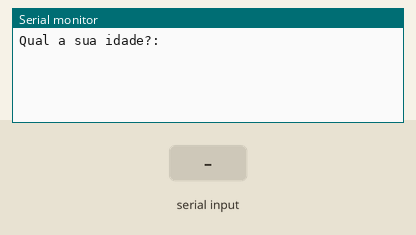
This sketch was run on a simulated Arduino Uno, built with avr-gcc and run on an emulated ATmega328P. Parts: the last lines printed to the serial monitor. The inputs (shaded band) are chosen by the test bench.

Above: at 1.2 s.
1.3 s: "90,45\n" received over Serial
At 2.0 s:
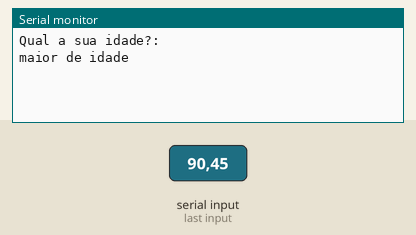
At 5.1 s:
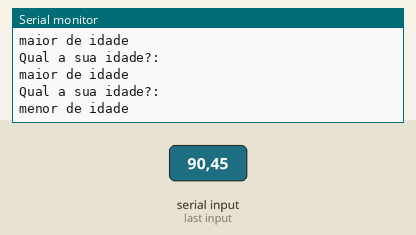

The sketch:

idade_18_mb1.ino
```cpp
// C++ code
//Declaracao de variaveis
int idade = 0;
void setup()
{
Serial.begin(9600);
}

void loop()
{
   Serial.println("Qual a sua idade?: ");//mostra a msg na tela
   while ( !Serial.available() );// espera o usuario dar <Enter>
  idade = Serial.parseFloat();//Transforma a idade digitados em numero

    if(idade >= 18 ){//se retornar verdadeiro - losango sim
  Serial.println("maior de idade");
  } else {//falso - losango nao
  Serial.println("menor de idade");
}

  delay(1000); // Wait for 1000 millisecond(s)
}
```

Measured:
- after the input at 1.3 s, the serial monitor: prints a new line at once (image 1)
